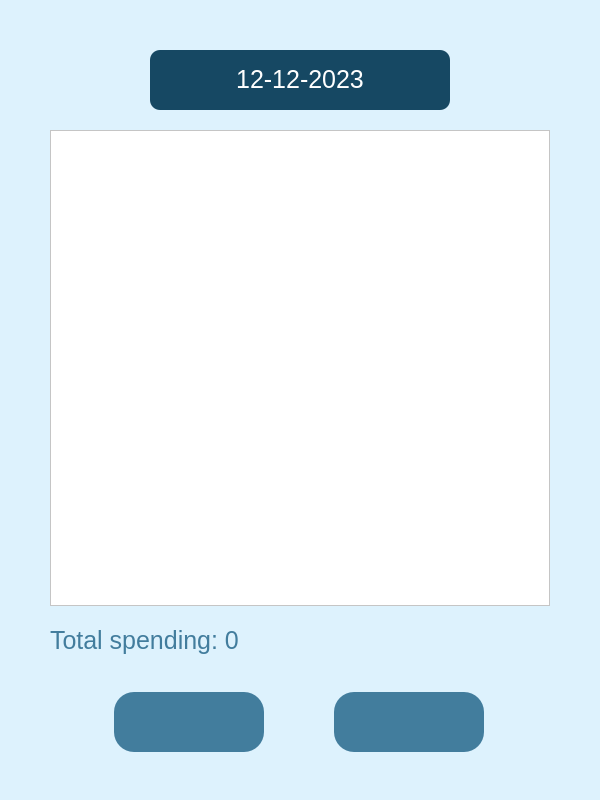
<?xml version="1.0" encoding="UTF-8"?>
<ui version="4.0">
 <class>MainWindow</class>
 <widget class="QMainWindow" name="MainWindow">
  <property name="geometry">
   <rect>
    <x>0</x>
    <y>0</y>
    <width>600</width>
    <height>800</height>
   </rect>
  </property>
  <property name="minimumSize">
   <size>
    <width>600</width>
    <height>800</height>
   </size>
  </property>
  <property name="maximumSize">
   <size>
    <width>600</width>
    <height>800</height>
   </size>
  </property>
  <property name="windowTitle">
   <string>MainWindow</string>
  </property>
  <widget class="QWidget" name="centralwidget">
   <property name="styleSheet">
    <string notr="true">#centralwidget {
	background-color: #DDF2FD;
}

#dateLabel {
	font-size: 25px;
	font-family: 'Arial Rounded MT Bold';
	background-color: #164863;
	border-radius: 10px;
	color: white;
}

#totalLabel {
	font-size: 25px;
	font-family: 'Arial Rounded MT Bold';
	border-radius: 10px;
	color: #427D9D;
}
</string>
   </property>
   <layout class="QVBoxLayout" name="verticalLayout" stretch="1,5,0,1">
    <property name="spacing">
     <number>20</number>
    </property>
    <property name="leftMargin">
     <number>50</number>
    </property>
    <property name="topMargin">
     <number>50</number>
    </property>
    <property name="rightMargin">
     <number>50</number>
    </property>
    <property name="bottomMargin">
     <number>30</number>
    </property>
    <item alignment="Qt::AlignHCenter">
     <widget class="QLabel" name="dateLabel">
      <property name="sizePolicy">
       <sizepolicy hsizetype="Preferred" vsizetype="Preferred">
        <horstretch>0</horstretch>
        <verstretch>0</verstretch>
       </sizepolicy>
      </property>
      <property name="minimumSize">
       <size>
        <width>300</width>
        <height>60</height>
       </size>
      </property>
      <property name="maximumSize">
       <size>
        <width>300</width>
        <height>60</height>
       </size>
      </property>
      <property name="text">
       <string>&lt;html&gt;&lt;head/&gt;&lt;body&gt;&lt;p&gt;12-12-2023&lt;/p&gt;&lt;/body&gt;&lt;/html&gt;</string>
      </property>
      <property name="alignment">
       <set>Qt::AlignCenter</set>
      </property>
     </widget>
    </item>
    <item>
     <widget class="QTableView" name="tableView">
      <property name="styleSheet">
       <string notr="true">QTableView {
	background-color: white;
	font-family: arial;
	font-size: 20px;
}

QHeaderView::section { 
    background-color: #427D9D;
    color: white;
	font-family: 'Arial Rounded MT Bold';
	font-size: 23px;
	border: 0px solid;
}</string>
      </property>
      <attribute name="horizontalHeaderMinimumSectionSize">
       <number>100</number>
      </attribute>
      <attribute name="horizontalHeaderStretchLastSection">
       <bool>false</bool>
      </attribute>
      <attribute name="verticalHeaderVisible">
       <bool>false</bool>
      </attribute>
     </widget>
    </item>
    <item>
     <widget class="QLabel" name="totalLabel">
      <property name="text">
       <string>Total spending: 0</string>
      </property>
     </widget>
    </item>
    <item>
     <widget class="QWidget" name="widget" native="true">
      <property name="styleSheet">
       <string notr="true">QPushButton {
	background-color: #427D9D;
	border-radius: 20px;
	color: white;
	font-family: 'Arial Rounded MT Bold';
	font-size: 18px;
}

QPushButton:pressed {
  background-color: #7F9DA7; 
}</string>
      </property>
      <layout class="QHBoxLayout" name="horizontalLayout">
       <property name="leftMargin">
        <number>0</number>
       </property>
       <property name="topMargin">
        <number>0</number>
       </property>
       <property name="rightMargin">
        <number>0</number>
       </property>
       <property name="bottomMargin">
        <number>0</number>
       </property>
       <item>
        <widget class="QPushButton" name="addButton">
         <property name="minimumSize">
          <size>
           <width>150</width>
           <height>60</height>
          </size>
         </property>
         <property name="maximumSize">
          <size>
           <width>150</width>
           <height>60</height>
          </size>
         </property>
         <property name="text">
          <string/>
         </property>
         <property name="icon">
          <iconset resource="resources.qrc">
           <normaloff>:/icons/add.svg</normaloff>:/icons/add.svg</iconset>
         </property>
         <property name="iconSize">
          <size>
           <width>50</width>
           <height>50</height>
          </size>
         </property>
        </widget>
       </item>
       <item>
        <widget class="QPushButton" name="deleteButton">
         <property name="minimumSize">
          <size>
           <width>150</width>
           <height>60</height>
          </size>
         </property>
         <property name="maximumSize">
          <size>
           <width>150</width>
           <height>60</height>
          </size>
         </property>
         <property name="text">
          <string/>
         </property>
         <property name="icon">
          <iconset resource="resources.qrc">
           <normaloff>:/icons/remove.svg</normaloff>:/icons/remove.svg</iconset>
         </property>
         <property name="iconSize">
          <size>
           <width>30</width>
           <height>30</height>
          </size>
         </property>
        </widget>
       </item>
      </layout>
     </widget>
    </item>
   </layout>
  </widget>
  <widget class="QMenuBar" name="menubar">
   <property name="geometry">
    <rect>
     <x>0</x>
     <y>0</y>
     <width>600</width>
     <height>22</height>
    </rect>
   </property>
  </widget>
 </widget>
 <resources>
  <include location="resources.qrc"/>
 </resources>
 <connections/>
</ui>
